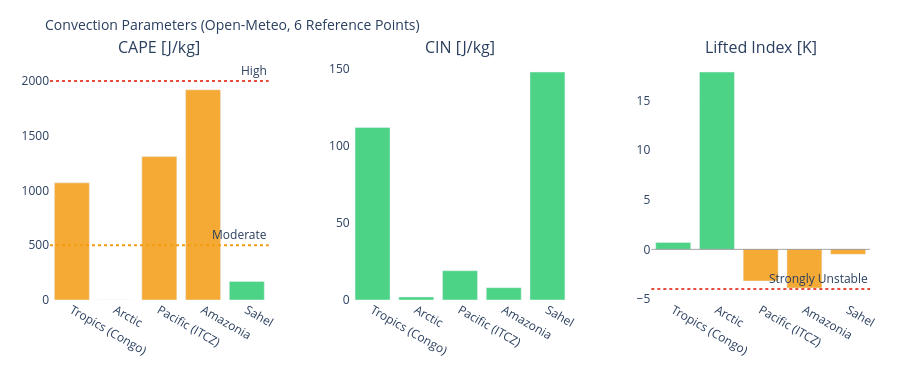

Notebook cell for this chart:
### Markdown cell above
---
## 3. Visualizations

### Code cell
# ============================================================
# CAPE / CIN / LIFTED INDEX – Convection potential
# ============================================================

if not df_atm.empty:
    fig = make_subplots(
        rows=1, cols=3,
        subplot_titles=['CAPE [J/kg]', 'CIN [J/kg]', 'Lifted Index [K]'],
        horizontal_spacing=0.1
    )
    pts = df_atm['point'].tolist()
    pt_colors = ['#E85D24','#185FA5','#888780','#378ADD','#639922','#F2A623']

    # CAPE – höher = mehr Gewitterpotential
    cape_vals = df_atm['cape'].fillna(0).tolist()
    cape_colors = ['#e74c3c' if v > 2000 else '#f39c12' if v > 500 else '#2ecc71'
                   for v in cape_vals]
    fig.add_trace(go.Bar(x=pts, y=cape_vals, marker_color=cape_colors,
                         opacity=0.85, showlegend=False), row=1, col=1)
    fig.add_hline(y=2000, line_dash='dot', line_color='#e74c3c',
                  annotation_text='High', row=1, col=1)
    fig.add_hline(y=500,  line_dash='dot', line_color='#f39c12',
                  annotation_text='Moderate', row=1, col=1)

    # CIN – negativer = stärker gedeckelt (weniger Auslöse)
    cin_vals = df_atm['cin'].fillna(0).tolist()
    cin_colors = ['#e74c3c' if v < -200 else '#f39c12' if v < -50 else '#2ecc71'
                  for v in cin_vals]
    fig.add_trace(go.Bar(x=pts, y=cin_vals, marker_color=cin_colors,
                         opacity=0.85, showlegend=False), row=1, col=2)

    # Lifted Index – negativ = instabil
    li_vals = df_atm['li'].fillna(0).tolist()
    li_colors = ['#e74c3c' if v < -4 else '#f39c12' if v < 0 else '#2ecc71'
                 for v in li_vals]
    fig.add_trace(go.Bar(x=pts, y=li_vals, marker_color=li_colors,
                         opacity=0.85, showlegend=False), row=1, col=3)
    fig.add_hline(y=0, line_color='gray', line_width=0.7, row=1, col=3)
    fig.add_hline(y=-4, line_dash='dot', line_color='#e74c3c',
                  annotation_text='Strongly Unstable', row=1, col=3)

    fig.update_layout(
        title=dict(text='Convection Parameters (Open-Meteo, 6 Reference Points)', font=dict(size=14)),
        height=380, plot_bgcolor='rgba(0,0,0,0)', paper_bgcolor='rgba(0,0,0,0)',
        margin=dict(l=50, r=30, t=60, b=80)
    )
    fig.update_xaxes(tickangle=30)
    fig.show()

### Figure 1 — Plotly figure (JSON) as saved in the notebook; plotly's stock layout.template omitted (floating-point values rounded to 4 significant figures)
{"data": [{"marker": {"color": ["#f39c12", "#2ecc71", "#f39c12", "#f39c12", "#2ecc71"]}, "opacity": 0.85, "showlegend": false, "type": "bar", "x": ["Tropics (Congo)", "Arctic", "Pacific (ITCZ)", "Amazonia", "Sahel"], "xaxis": "x", "y": [1070.0, 0.0, 1310.0, 1920.0, 170.0], "yaxis": "y"}, {"marker": {"color": ["#2ecc71", "#2ecc71", "#2ecc71", "#2ecc71", "#2ecc71"]}, "opacity": 0.85, "showlegend": false, "type": "bar", "x": ["Tropics (Congo)", "Arctic", "Pacific (ITCZ)", "Amazonia", "Sahel"], "xaxis": "x2", "y": [112.0, 2.0, 19.0, 8.0, 148.0], "yaxis": "y2"}, {"marker": {"color": ["#2ecc71", "#2ecc71", "#f39c12", "#f39c12", "#f39c12"]}, "opacity": 0.85, "showlegend": false, "type": "bar", "x": ["Tropics (Congo)", "Arctic", "Pacific (ITCZ)", "Amazonia", "Sahel"], "xaxis": "x3", "y": [0.7, 17.9, -3.2, -3.9, -0.5], "yaxis": "y3"}], "layout": {"annotations": [{"font": {"size": 16}, "showarrow": false, "text": "CAPE [J/kg]", "x": 0.1333, "xanchor": "center", "xref": "paper", "y": 1.0, "yanchor": "bottom", "yref": "paper"}, {"font": {"size": 16}, "showarrow": false, "text": "CIN [J/kg]", "x": 0.5, "xanchor": "center", "xref": "paper", "y": 1.0, "yanchor": "bottom", "yref": "paper"}, {"font": {"size": 16}, "showarrow": false, "text": "Lifted Index [K]", "x": 0.8667, "xanchor": "center", "xref": "paper", "y": 1.0, "yanchor": "bottom", "yref": "paper"}, {"showarrow": false, "text": "High", "x": 1, "xanchor": "right", "xref": "x domain", "y": 2000, "yanchor": "bottom", "yref": "y"}, {"showarrow": false, "text": "Moderate", "x": 1, "xanchor": "right", "xref": "x domain", "y": 500, "yanchor": "bottom", "yref": "y"}, {"showarrow": false, "text": "Strongly Unstable", "x": 1, "xanchor": "right", "xref": "x3 domain", "y": -4, "yanchor": "bottom", "yref": "y3"}], "height": 380, "margin": {"b": 80, "l": 50, "r": 30, "t": 60}, "paper_bgcolor": "rgba(0,0,0,0)", "plot_bgcolor": "rgba(0,0,0,0)", "shapes": [{"line": {"color": "#e74c3c", "dash": "dot"}, "type": "line", "x0": 0, "x1": 1, "xref": "x domain", "y0": 2000, "y1": 2000, "yref": "y"}, {"line": {"color": "#f39c12", "dash": "dot"}, "type": "line", "x0": 0, "x1": 1, "xref": "x domain", "y0": 500, "y1": 500, "yref": "y"}, {"line": {"color": "gray", "width": 0.7}, "type": "line", "x0": 0, "x1": 1, "xref": "x3 domain", "y0": 0, "y1": 0, "yref": "y3"}, {"line": {"color": "#e74c3c", "dash": "dot"}, "type": "line", "x0": 0, "x1": 1, "xref": "x3 domain", "y0": -4, "y1": -4, "yref": "y3"}], "title": {"font": {"size": 14}, "text": "Convection Parameters (Open-Meteo, 6 Reference Points)"}, "xaxis": {"anchor": "y", "domain": [0.0, 0.2667], "tickangle": 30}, "xaxis2": {"anchor": "y2", "domain": [0.3667, 0.6333], "tickangle": 30}, "xaxis3": {"anchor": "y3", "domain": [0.7333, 1.0], "tickangle": 30}, "yaxis": {"anchor": "x", "domain": [0.0, 1.0]}, "yaxis2": {"anchor": "x2", "domain": [0.0, 1.0]}, "yaxis3": {"anchor": "x3", "domain": [0.0, 1.0]}}}
